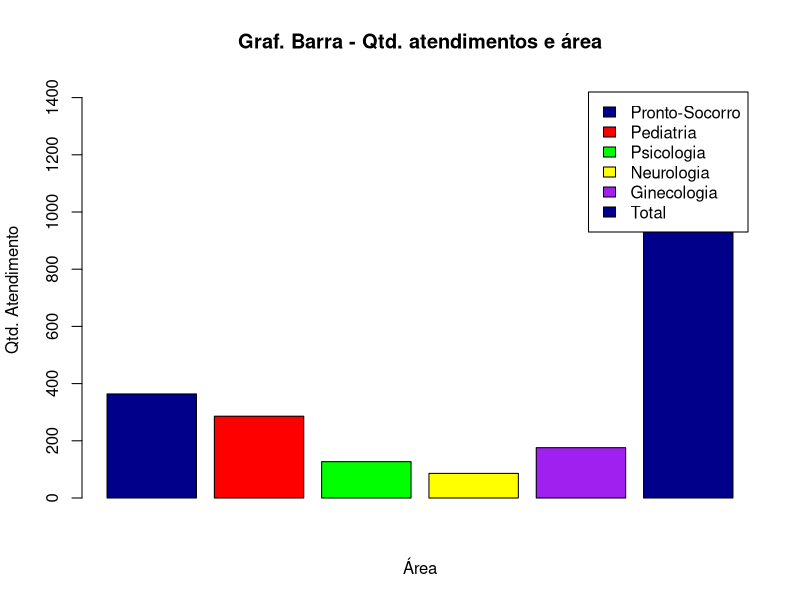

Reproduce this figure in R.
library(readxl)
data <- read_excel("exercicio7.xls")
jpeg("ex7.jpg")
barplot(data$Atendimento, legend=c(data$Áreas), main="Graf. Barra - Qtd. atendimentos e área", 
        xlab="Área",col=c("darkblue","red","green", "yellow", "purple"), ylab="Qtd. Atendimento",
        ylim = c(0, 1.4 * max(data$Atendimento, na.rm = T)))
dev.off()